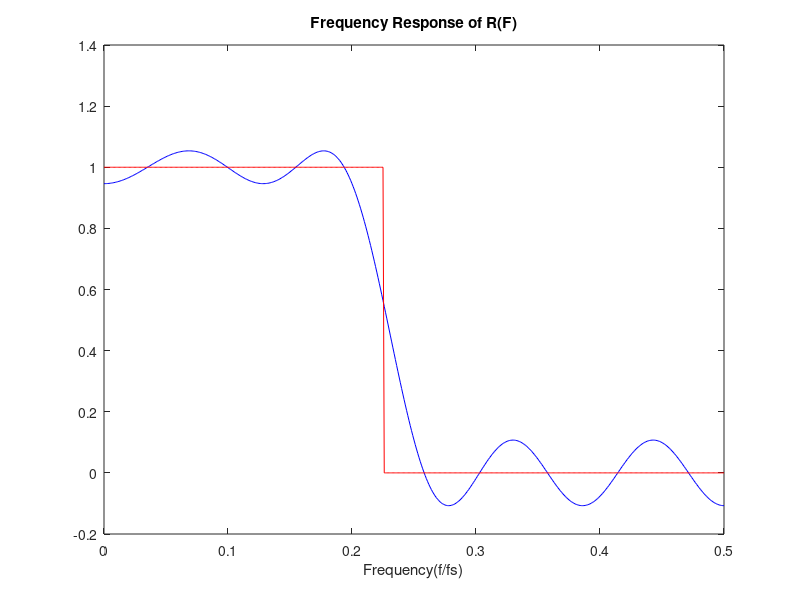
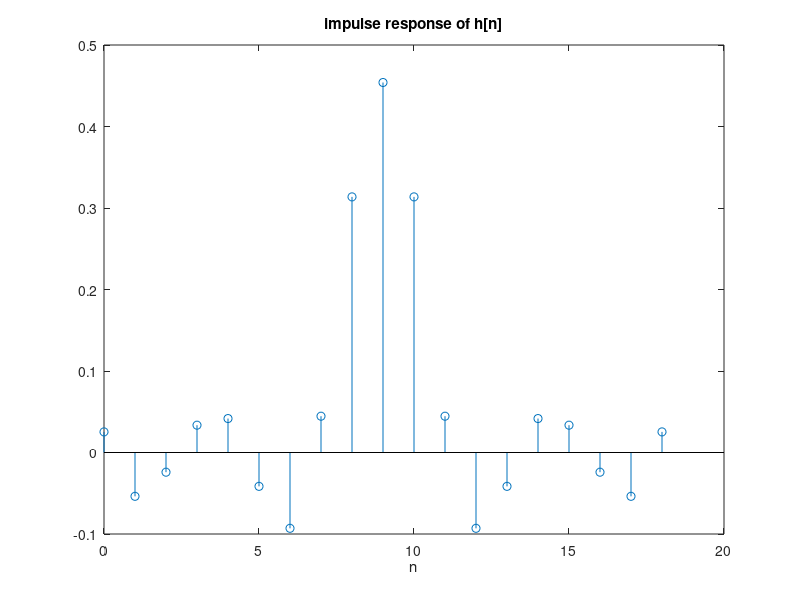

Write MATLAB code to recreate these figures, in order.
%%%%%%%%%%%%%%%%%%%%%%%%%%%%%%%%%%%%%%%%%%%%%%%%%%%%%%%%%%%%%%%%%%%%%
%%%%%%%%%%%%%%%%% Design length n MinMax LP Filter %%%%%%%%%%%%%%%%%%%%%%
%%%%%%%%%%%%%%%%%%%%%%%%%%%%%%%%%%%%%%%%%%%%%%%%%%%%%%%%%%%%%%%%%%%%% Parameter
n = 19 ; % Filter Length
k = (n-1)/2; % 
m = k+2; % Local Maximum points = 11
edge = 0.225; % bandband edge
fnyq = 3*10^3;
fs =0.2; % Transition starts
fe = 0.25; % Transition ends
ws = 0.5;
wp = 1;
delta = 1/fnyq;
s = [0 0.05 0.1 0.15 0.2 0.25 0.3 0.35 0.4 0.45 0.5];% Location of extremas & Initial Guess
resolution = 10^-3;
axis = 0:resolution:0.5;
axis1 = 0:resolution:edge; % passband time axix
axis2 = edge+resolution:resolution:0.5; % stopband time axis
 
E1 = 10000; %initial error
E0 = 0; 
Hv = zeros(m,1);
 
A = ones(m,m);
Hd = [ones(1,length(axis1)), zeros(1,length(axis2))]; % Ideal LPF
Wf = [wp*ones(1,length(axis1)), ws*ones(1,length(axis2))]; % W(F)
Tf = [ones(1,length(0:resolution:fs)) zeros(1,length(fs+resolution:resolution:fe-resolution)) ones(1,length(fe:resolution:0.5))];
% excluding error in transition band
 
for o=1:10 % if not converge, break at 10 iteration    
    for i=1:k
        for j = 1:m
        A(j,i+1) = cos(2*pi*i*s(j));
        end
    end 
    for j=1:m
        if(s(j)<=fs)
            A(j,m) = 1/wp*(-1)^(j-1);
        else
            A(j,m) = 1/ws*(-1)^(j-1);
        end   
    end 
    for j = 1:m;
        if(s(j)<=edge)
            Hv(j,1) = 1;
        else
            Hv(j,1) = 0;
        end
    end 
    a = inv(A)*Hv;
    snew = a(1:k+1);
    Rf = zeros(1,length(axis));
    for i = 0:k
        Rf = Rf + a(i+1)*cos(2*pi*i*axis);
    end
    errf = (Rf - Hd).*Wf.*Tf;
    E0 = max(abs(errf));
    [c,d] =  findpeaks(abs(errf));
    if length(d)-2 <= m
        s = zeros(1,m);
        s(1:length(d)) =  (d-1)*resolution;
        for i=1:m
            if ( s(i)==fs || s(i) == fe)
                s(i) = 0;
            end
        end
        s = sort(s);
    else
        fprintf(1,'Failed\n');
    end        
    % Testing extremas on boundary
    l = m - (length(d)-2);
    i = 1;    
    if i<m+1  % see if 0 is extrema
        if abs(errf(1))>abs(errf(2))
            s(i) = 0; i = i+1;
        end
    end
    if i<l+1  % see if 0.5 is extrema
        if  abs(errf(0.5/resolution+1))>abs(errf(0.5/resolution))
            s(i) = 0.5; i = i+1;
        end 
    end
    if i<l+1  % see if fs is extrema
        if  abs(errf(fs/resolution+1))>abs(errf(fs/resolution))
            s(i) = fs; i = i+1;
        end 
    end
    if i<l+1  % see if fe is extrema
        if  abs(errf(fe/resolution+1))>abs(errf(fe/resolution+2))
            s(i) = fe; i = i+1;
        end 
    end
    s = sort(s);        
    if E1-E0 > delta || E1-E0 < 0 % continue iteration
       fprintf(1,'---------------------------------------------------------------------------------------------\n');
       fprintf(1,'Iteration= %d, E0=%3.4f, E1-E0=%3.5f\nContinue!\n', o, E0, E1-E0);
       E1 = E0;
    else
       fprintf(1,'---------------------------------------------------------------------------------------------\n');
       fprintf(1,'Iteration= %d, E0=%3.4f, E1-E0=%3.5f\nEnd of iteration\n', o, E0, E1-E0);
        break 
    end
end
h = zeros(1,n);
for i = 1:k+1
    h((k+1)+1-i) = snew(i)/2;
    h((k+1)-1+i) = snew(i)/2;
end
h(k+1) = h(k+1)*2; 
% Plot
figure
plot(axis,Rf,'-b')
title('Frequency Response of R(F)');
xlabel('Frequency(f/fs)')
hold on
plot(axis,Hd,'-r') 
figure
stem(0:n-1,h);
title('impulse response of h[n]');
xlabel('n')
